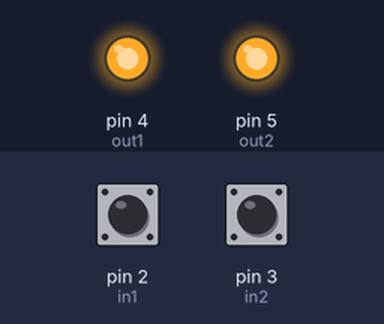
The sketch below on a simulated Arduino Uno, built with avr-gcc and run on an emulated ATmega328P. Shown: output pins drawn as LEDs (lit = HIGH). Inputs (shaded band) come from the test bench; at power-on: pin 2 (in1) HIGH, pin 3 (in2) HIGH. EEPROM starts erased; what the sketch prints to the serial monitor is not drawn.

Above: at 1.2 s.
1.3 s: pin 2 (in1) pulled LOW for 0.15 s
At 1.9 s:
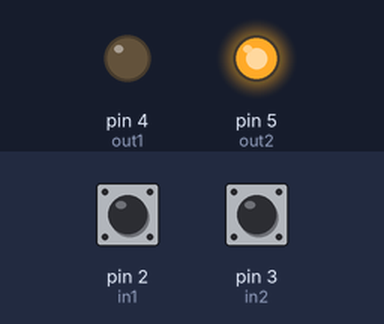
2.9 s: pin 3 (in2) pulled LOW for 0.15 s
At 4.1 s:
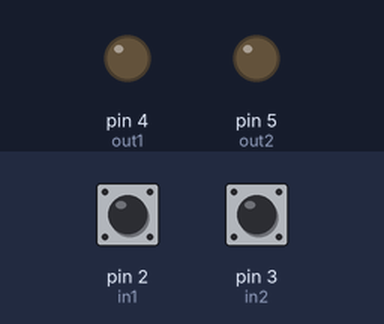
4.5 s: pin 2 (in1) pulled LOW for 1 s
At 5.6 s:
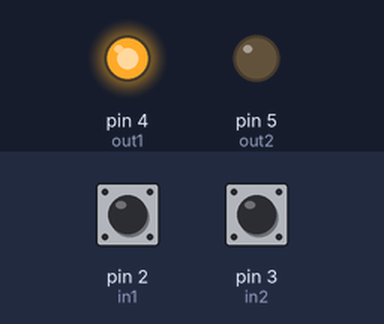
7.0 s: pin 2 (in1) pulled LOW for 3.2 s
At 7.4 s:
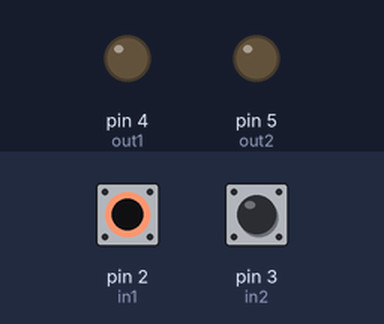
11.7 s: pin 3 (in2) pulled LOW for 1 s
At 12.2 s:
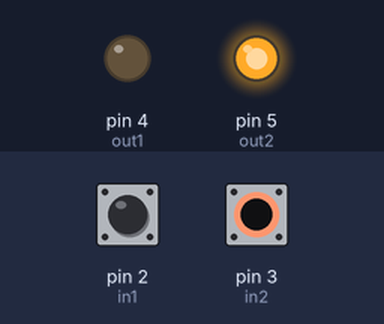
Timing chart, 0 to 14.7 s (numbered marks = the images above; inputs shaded):
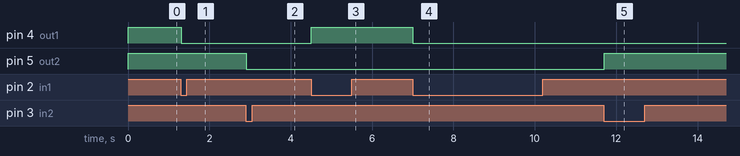

Measured:
- after the input at 1.3 s, pin 4 (out1): HIGH → LOW at once
- after the input at 2.9 s, pin 5 (out2): HIGH → LOW at once
- after the input at 4.5 s, pin 4 (out1): LOW → HIGH at once
- after the input at 7.0 s, pin 4 (out1): HIGH → LOW at once
- after the input at 11.7 s, pin 5 (out2): LOW → HIGH at once

The sketch:

rf_EEPROM.ino
```cpp
#include <EEPROM.h>
#define in1 2
#define in2 3
#define out1 4
#define out2 5
void setup()
{
Serial.begin(9600);
pinMode(in1,INPUT_PULLUP);
pinMode(in2,INPUT_PULLUP);
attachInterrupt(0,ngat1,CHANGE);
attachInterrupt(1,ngat2,CHANGE);
pinMode(out1,OUTPUT);
pinMode(out2,OUTPUT);
}
void ngat1()
{
  if (digitalRead(in1)==0)
  {
    delay(100);
     if (digitalRead(in1)==0)
      EEPROM.write(1,!EEPROM.read(1));
  }
}
void ngat2()
{
  if (digitalRead(in2)==0)
  {
    delay(100);
     if (digitalRead(in2)==0)
     EEPROM.write(2,!EEPROM.read(2));
  }
}
void relay1()
{
   digitalWrite(out1,EEPROM.read(1));
}
void relay2()
{
  digitalWrite(out2,EEPROM.read(2));
}
void loop()
{
  relay1();
  relay2();
  Serial.println(EEPROM.read(1));

}
```
